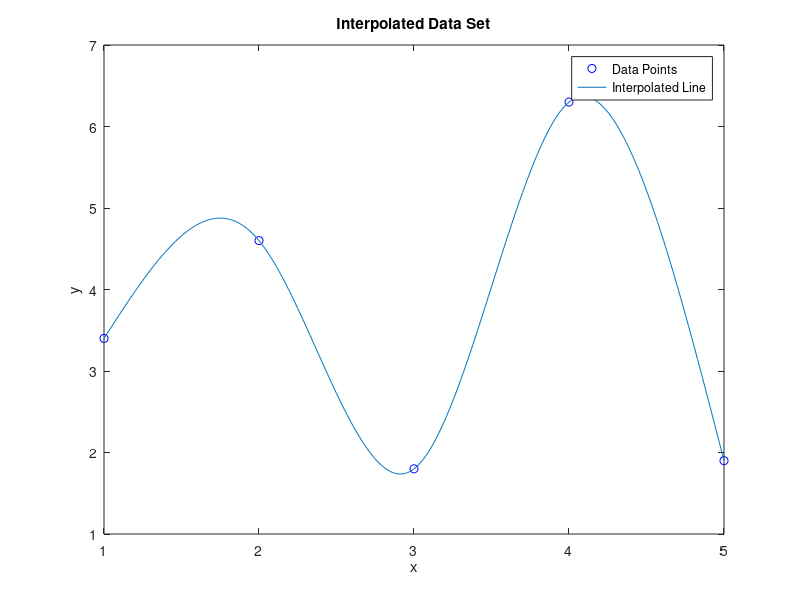

Reproduce this figure in MATLAB.
% Jonathan Kocur
% 2/20/23
% HW 3

clear all
close all

% Here is the defined data set that will be interpolated
x = [1,2,3,4,5];
y = [3.4,4.6,1.8,6.3,1.9];
N = length(x); 
n = N-1; 
h = (x(N)-x(1))/n;

size(x);
N = size(x,2);

% Here all of our 0 vectors and arrays are established. These will be used
% to be filled in for solving our SLE
K = zeros(N-2,N-2);
dx = zeros(1,N-1);
dy = zeros(1,N-1);
k = zeros(1,N-2);
b = zeros(1,N-2);

% Here is where we are first going through and calculating our dx and dy
% and dy values
for i = 1:N-1
    dx(i) = x(i+1) - x(i);
    dy(i) = y(i+1) - y(i);
end

% This for loop fills in the matrix for the cubic spline. First the
% diagonal elements are filled. Then, if statements are used to fill in the
% remaining spots. We use the if statements because the pattern is
% different in the first and last rows.
for i = 1:N-2    
    K(i,i) = 2*(dx(i)+dx(i+1));
    if i == 1
        K(i,i+1) = dx(i+1);
    elseif i == N-2
        K(i,i-1) = dx(i);
    else
        K(i,i+1) = dx(i+1);
        K(i,i-1) = dx(i);
    end    
    b(i) = 6*((dy(i+1) / dx(i+1)) - (dy(i) / dx(i)));
end

% Next we will use gaussian elimination to for the k values which will then
% be used to find the piecewise equations to fit the data
lambda = zeros(3);
Knew = K;
bnew = b;
for i=1:1:N-2
    for j=i+1:1:3
        lambda(j,i)=Knew(j,i)/Knew(i,i);
        for k=i:1:N-2
            Knew(j,k)=Knew(j,k)-lambda(j,i)*Knew(i,k);
        end
        bnew(j) = bnew(j) - lambda(j,i)*bnew(i);
    end
end

% Here is where our k values are found and our k vector is defined. This
% will be used to find our C and D coefficients and create the piecewise
% functions that will fit our data set
k3 = bnew(3) / Knew(3,3);
k2 = (bnew(2) - (Knew(2,3) * k3)) / Knew(3,3);
k1 = (bnew(1) - (Knew(1,2) * k2)) / Knew(1,1);
k = [k1,k2,k3]';
knew = [0; k; 0];


% This loop is used to calculate the coefficients that will be used in the 
% interpolated function 
for i = 1:n
    D(i) = y(i);
    B(i) = knew(i)/2;
    A(i) = (knew(i+1)-knew(i))/(6*h);
    C(i) = (y(i+1)-y(i))/h-h/6*(2*knew(i)+knew(i+1));
end

% Here is where the x plotting information is defined. This is what will
% determine how many x points will be used to run through the piecewise
% functions to them be plotted with the spline
r = 100;
hh = h/r;
xx = x(1):hh:x(N);

% This nested for loop is used to calculate the function values for the
% cubic spline using the calculated coefficients
for i = 1:n
    for j = r*(i-1) + 1:r*i
        f(j) = A(i)*(xx(j)-x(i))^3 + B(i)*(xx(j)-x(i))^2 + C(i)*(xx(j)-x(i)) + D(i);
    end
end

f(r*n+1) = y(N);

% Here is the plot of the data set and the interpolated line from the
% cubic spline
plot(x, y,'bo')
hold on
plot(xx,f)
hold off
xlabel('x')
ylabel('y')
title('Interpolated Data Set')
legend('Data Points','Interpolated Line')